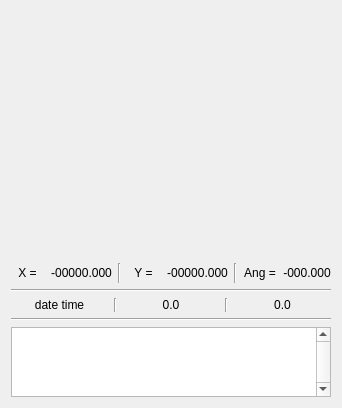
<?xml version="1.0" encoding="UTF-8"?>
<ui version="4.0">
 <class>Form30003</class>
 <widget class="QWidget" name="Form30003">
  <property name="windowModality">
   <enum>Qt::WindowModal</enum>
  </property>
  <property name="geometry">
   <rect>
    <x>0</x>
    <y>0</y>
    <width>338</width>
    <height>408</height>
   </rect>
  </property>
  <property name="sizePolicy">
   <sizepolicy hsizetype="Maximum" vsizetype="Maximum">
    <horstretch>0</horstretch>
    <verstretch>0</verstretch>
   </sizepolicy>
  </property>
  <property name="windowTitle">
   <string>ip:30003</string>
  </property>
  <property name="layoutDirection">
   <enum>Qt::LeftToRight</enum>
  </property>
  <layout class="QVBoxLayout" name="verticalLayout_2">
   <item>
    <widget class="QLabel" name="label_jpg">
     <property name="sizePolicy">
      <sizepolicy hsizetype="MinimumExpanding" vsizetype="MinimumExpanding">
       <horstretch>0</horstretch>
       <verstretch>0</verstretch>
      </sizepolicy>
     </property>
     <property name="minimumSize">
      <size>
       <width>320</width>
       <height>240</height>
      </size>
     </property>
     <property name="text">
      <string/>
     </property>
     <property name="scaledContents">
      <bool>true</bool>
     </property>
     <property name="alignment">
      <set>Qt::AlignCenter</set>
     </property>
    </widget>
   </item>
   <item>
    <widget class="Line" name="line">
     <property name="sizePolicy">
      <sizepolicy hsizetype="Minimum" vsizetype="Maximum">
       <horstretch>0</horstretch>
       <verstretch>0</verstretch>
      </sizepolicy>
     </property>
     <property name="orientation">
      <enum>Qt::Horizontal</enum>
     </property>
    </widget>
   </item>
   <item>
    <layout class="QHBoxLayout" name="horizontalLayout">
     <item alignment="Qt::AlignHCenter|Qt::AlignVCenter">
      <widget class="QLabel" name="label">
       <property name="minimumSize">
        <size>
         <width>17</width>
         <height>20</height>
        </size>
       </property>
       <property name="text">
        <string>X =</string>
       </property>
       <property name="scaledContents">
        <bool>true</bool>
       </property>
       <property name="alignment">
        <set>Qt::AlignCenter</set>
       </property>
      </widget>
     </item>
     <item alignment="Qt::AlignLeft|Qt::AlignVCenter">
      <widget class="QLabel" name="label_coord_x">
       <property name="sizePolicy">
        <sizepolicy hsizetype="Maximum" vsizetype="Maximum">
         <horstretch>0</horstretch>
         <verstretch>0</verstretch>
        </sizepolicy>
       </property>
       <property name="minimumSize">
        <size>
         <width>36</width>
         <height>13</height>
        </size>
       </property>
       <property name="maximumSize">
        <size>
         <width>1000000</width>
         <height>1000000</height>
        </size>
       </property>
       <property name="mouseTracking">
        <bool>false</bool>
       </property>
       <property name="frameShadow">
        <enum>QFrame::Plain</enum>
       </property>
       <property name="text">
        <string>-00000.000</string>
       </property>
       <property name="textFormat">
        <enum>Qt::AutoText</enum>
       </property>
       <property name="scaledContents">
        <bool>true</bool>
       </property>
       <property name="alignment">
        <set>Qt::AlignCenter</set>
       </property>
       <property name="textInteractionFlags">
        <set>Qt::LinksAccessibleByKeyboard|Qt::LinksAccessibleByMouse|Qt::TextBrowserInteraction|Qt::TextSelectableByKeyboard|Qt::TextSelectableByMouse</set>
       </property>
      </widget>
     </item>
     <item>
      <widget class="Line" name="line_3">
       <property name="orientation">
        <enum>Qt::Vertical</enum>
       </property>
      </widget>
     </item>
     <item alignment="Qt::AlignHCenter|Qt::AlignVCenter">
      <widget class="QLabel" name="label_3">
       <property name="minimumSize">
        <size>
         <width>17</width>
         <height>20</height>
        </size>
       </property>
       <property name="text">
        <string>Y =</string>
       </property>
       <property name="scaledContents">
        <bool>true</bool>
       </property>
       <property name="alignment">
        <set>Qt::AlignCenter</set>
       </property>
      </widget>
     </item>
     <item alignment="Qt::AlignLeft|Qt::AlignVCenter">
      <widget class="QLabel" name="label_coord_y">
       <property name="sizePolicy">
        <sizepolicy hsizetype="Maximum" vsizetype="Maximum">
         <horstretch>0</horstretch>
         <verstretch>0</verstretch>
        </sizepolicy>
       </property>
       <property name="minimumSize">
        <size>
         <width>36</width>
         <height>13</height>
        </size>
       </property>
       <property name="maximumSize">
        <size>
         <width>1000000</width>
         <height>1000000</height>
        </size>
       </property>
       <property name="text">
        <string>-00000.000</string>
       </property>
       <property name="scaledContents">
        <bool>true</bool>
       </property>
       <property name="alignment">
        <set>Qt::AlignCenter</set>
       </property>
       <property name="textInteractionFlags">
        <set>Qt::LinksAccessibleByKeyboard|Qt::LinksAccessibleByMouse|Qt::TextBrowserInteraction|Qt::TextSelectableByKeyboard|Qt::TextSelectableByMouse</set>
       </property>
      </widget>
     </item>
     <item>
      <widget class="Line" name="line_5">
       <property name="orientation">
        <enum>Qt::Vertical</enum>
       </property>
      </widget>
     </item>
     <item alignment="Qt::AlignHCenter|Qt::AlignVCenter">
      <widget class="QLabel" name="label_5">
       <property name="minimumSize">
        <size>
         <width>30</width>
         <height>20</height>
        </size>
       </property>
       <property name="text">
        <string>Ang =</string>
       </property>
       <property name="scaledContents">
        <bool>true</bool>
       </property>
       <property name="alignment">
        <set>Qt::AlignCenter</set>
       </property>
      </widget>
     </item>
     <item alignment="Qt::AlignLeft|Qt::AlignVCenter">
      <widget class="QLabel" name="label_coord_ang">
       <property name="sizePolicy">
        <sizepolicy hsizetype="Maximum" vsizetype="Maximum">
         <horstretch>0</horstretch>
         <verstretch>0</verstretch>
        </sizepolicy>
       </property>
       <property name="minimumSize">
        <size>
         <width>36</width>
         <height>13</height>
        </size>
       </property>
       <property name="maximumSize">
        <size>
         <width>1000000</width>
         <height>1000000</height>
        </size>
       </property>
       <property name="text">
        <string>-000.000</string>
       </property>
       <property name="scaledContents">
        <bool>true</bool>
       </property>
       <property name="alignment">
        <set>Qt::AlignCenter</set>
       </property>
       <property name="textInteractionFlags">
        <set>Qt::LinksAccessibleByKeyboard|Qt::LinksAccessibleByMouse|Qt::TextBrowserInteraction|Qt::TextSelectableByKeyboard|Qt::TextSelectableByMouse</set>
       </property>
      </widget>
     </item>
    </layout>
   </item>
   <item>
    <widget class="Line" name="line_2">
     <property name="orientation">
      <enum>Qt::Horizontal</enum>
     </property>
    </widget>
   </item>
   <item>
    <layout class="QHBoxLayout" name="horizontalLayout_2">
     <item>
      <widget class="QLabel" name="label_date">
       <property name="text">
        <string>date time</string>
       </property>
       <property name="scaledContents">
        <bool>true</bool>
       </property>
       <property name="alignment">
        <set>Qt::AlignCenter</set>
       </property>
       <property name="textInteractionFlags">
        <set>Qt::LinksAccessibleByKeyboard|Qt::LinksAccessibleByMouse|Qt::TextBrowserInteraction|Qt::TextSelectableByKeyboard|Qt::TextSelectableByMouse</set>
       </property>
      </widget>
     </item>
     <item>
      <widget class="Line" name="line_6">
       <property name="orientation">
        <enum>Qt::Vertical</enum>
       </property>
      </widget>
     </item>
     <item>
      <widget class="QLabel" name="label_fVal1">
       <property name="text">
        <string>0.0</string>
       </property>
       <property name="scaledContents">
        <bool>true</bool>
       </property>
       <property name="alignment">
        <set>Qt::AlignCenter</set>
       </property>
       <property name="textInteractionFlags">
        <set>Qt::LinksAccessibleByKeyboard|Qt::LinksAccessibleByMouse|Qt::TextBrowserInteraction|Qt::TextSelectableByKeyboard|Qt::TextSelectableByMouse</set>
       </property>
      </widget>
     </item>
     <item>
      <widget class="Line" name="line_7">
       <property name="orientation">
        <enum>Qt::Vertical</enum>
       </property>
      </widget>
     </item>
     <item>
      <widget class="QLabel" name="label_fVal2">
       <property name="text">
        <string>0.0</string>
       </property>
       <property name="scaledContents">
        <bool>true</bool>
       </property>
       <property name="alignment">
        <set>Qt::AlignCenter</set>
       </property>
       <property name="textInteractionFlags">
        <set>Qt::LinksAccessibleByKeyboard|Qt::LinksAccessibleByMouse|Qt::TextBrowserInteraction|Qt::TextSelectableByKeyboard|Qt::TextSelectableByMouse</set>
       </property>
      </widget>
     </item>
    </layout>
   </item>
   <item>
    <widget class="Line" name="line_4">
     <property name="orientation">
      <enum>Qt::Horizontal</enum>
     </property>
    </widget>
   </item>
   <item>
    <widget class="QTextBrowser" name="textBrowser">
     <property name="sizePolicy">
      <sizepolicy hsizetype="Expanding" vsizetype="Expanding">
       <horstretch>0</horstretch>
       <verstretch>0</verstretch>
      </sizepolicy>
     </property>
     <property name="sizeIncrement">
      <size>
       <width>0</width>
       <height>0</height>
      </size>
     </property>
     <property name="verticalScrollBarPolicy">
      <enum>Qt::ScrollBarAlwaysOn</enum>
     </property>
     <property name="horizontalScrollBarPolicy">
      <enum>Qt::ScrollBarAlwaysOff</enum>
     </property>
     <property name="sizeAdjustPolicy">
      <enum>QAbstractScrollArea::AdjustToContents</enum>
     </property>
     <property name="autoFormatting">
      <set>QTextEdit::AutoNone</set>
     </property>
     <property name="tabChangesFocus">
      <bool>true</bool>
     </property>
     <property name="lineWrapMode">
      <enum>QTextEdit::WidgetWidth</enum>
     </property>
     <property name="lineWrapColumnOrWidth">
      <number>0</number>
     </property>
     <property name="html">
      <string>&lt;!DOCTYPE HTML PUBLIC &quot;-//W3C//DTD HTML 4.0//EN&quot; &quot;http://www.w3.org/TR/REC-html40/strict.dtd&quot;&gt;
&lt;html&gt;&lt;head&gt;&lt;meta name=&quot;qrichtext&quot; content=&quot;1&quot; /&gt;&lt;style type=&quot;text/css&quot;&gt;
p, li { white-space: pre-wrap; }
&lt;/style&gt;&lt;/head&gt;&lt;body style=&quot; font-family:'MS Shell Dlg 2'; font-size:8.25pt; font-weight:400; font-style:normal;&quot;&gt;
&lt;p style=&quot; margin-top:0px; margin-bottom:0px; margin-left:0px; margin-right:0px; -qt-block-indent:0; text-indent:0px;&quot;&gt; &lt;/p&gt;&lt;/body&gt;&lt;/html&gt;</string>
     </property>
     <property name="overwriteMode">
      <bool>false</bool>
     </property>
     <property name="tabStopWidth">
      <number>80</number>
     </property>
     <property name="acceptRichText">
      <bool>false</bool>
     </property>
     <property name="textInteractionFlags">
      <set>Qt::LinksAccessibleByKeyboard|Qt::LinksAccessibleByMouse|Qt::TextBrowserInteraction|Qt::TextSelectableByKeyboard|Qt::TextSelectableByMouse</set>
     </property>
    </widget>
   </item>
  </layout>
 </widget>
 <resources/>
 <connections/>
</ui>
